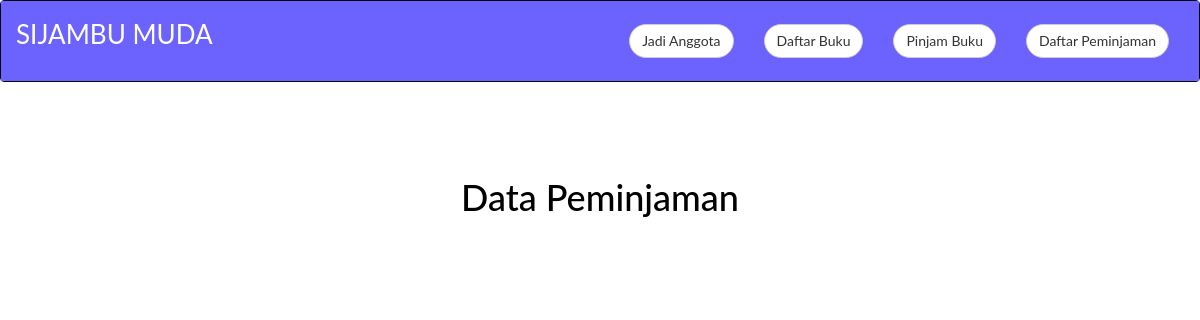
Page /datapeminjaman/ on the earlier database version.
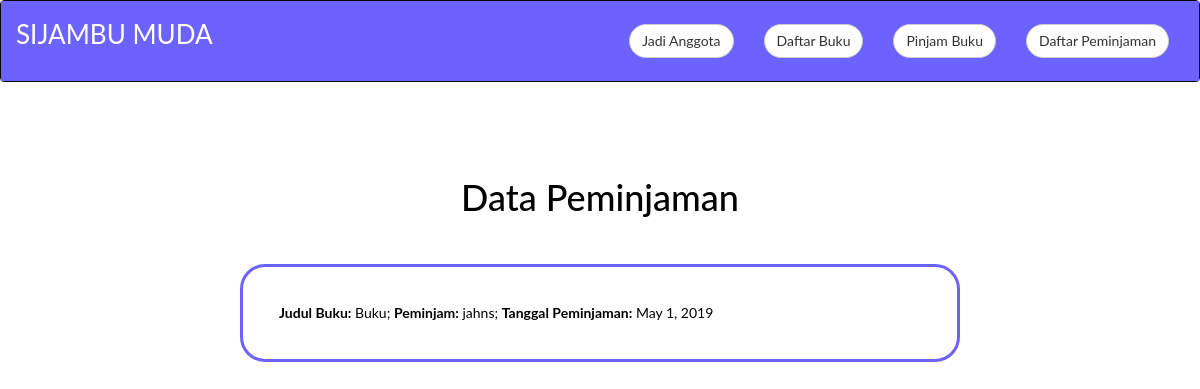
Same page on the later database version.
### shafiya_pinjam/models.py (models this page shows)
class PinjamModel(models.Model):
    username = models.CharField(max_length=20)
    email = models.EmailField(max_length=50)
    nomor_buku = models.IntegerField()
    tanggal_pinjam = models.DateField(auto_now_add=True, blank=True)
    nama_peminjam = models.CharField(max_length=100)
    buku_dipinjam = models.CharField(max_length=100)

### data_peminjaman/views.py (the view)
# urls.py: path('', datapeminjaman, name = "datapeminjaman"),
def datapeminjaman(request):
	datapeminjaman_context = {"datapeminjaman": PinjamModel.objects.all().values()[::-1]}
	return render(request, "datapeminjaman.html", datapeminjaman_context)

### data_peminjaman/templates/datapeminjaman.html (shortened to what this page needs)
<!DOCTYPE html>
<html>
  {% load static %}
<head>
  <link rel="stylesheet" href="https://maxcdn.bootstrapcdn.com/bootstrap/3.4.0/css/bootstrap.min.css">
    <link rel="stylesheet" href="{% static 'css/style.css' %}">
</head>
<body>
    <nav class="navbar navbar-inverse">
        <div class="container-fluid">
            <div class="navbar-header">
            <a class="navbar-brand" href="/" style="color:#ffff; font-size:100%; margin-top:4%; ">SIJAMBU MUDA</a>
            </div>
            <div class="collapse navbar-collapse" id="myNavbar">
            <ul class="nav navbar-nav navbar-right">
                <li><a href="/registrasi-member"><button type="button" class="btn btn-default navbar-btn" style="background-color:#ffff;">Jadi Anggota</button></a></li>
                <li><a href="/buku"><button type="button" class="btn btn-default navbar-btn" style="background-color:#ffff;""></span>Daftar Buku</button></a></li>
                <li><a href="/form-pinjam"><button type="button" class="btn btn-default navbar-btn" style="background-color:#ffff;"></span>Pinjam Buku</button></a></li>
                <li><a href="/datapeminjaman"><button type="button" class="btn btn-default navbar-btn" style="background-color:#ffff;"></span>Daftar Peminjaman</button></a></li>
              </ul>
            </div>
        </div>
        </nav>
	<section>
		<h1 class="title-center" style="margin-left: 20%; margin-right: 20%; margin-top:5%;padding: 3%;">Data Peminjaman</h1>
	</section>
	{% for peminjaman in datapeminjaman %}
		<div class="data-border">
			<b>Judul Buku:</b> {{ peminjaman.buku_dipinjam }}; <b>Peminjam:</b> {{ peminjaman.nama_peminjam }}; <b>Tanggal Peminjaman:</b> {{ peminjaman.tanggal_pinjam }}
		</div>
	{% endfor %}
</body>
</html>

Differences in the rows shown:
added PinjamModel: buku_dipinjam "Buku", nama_peminjam "jahns", tanggal_pinjam "May 1, 2019"
